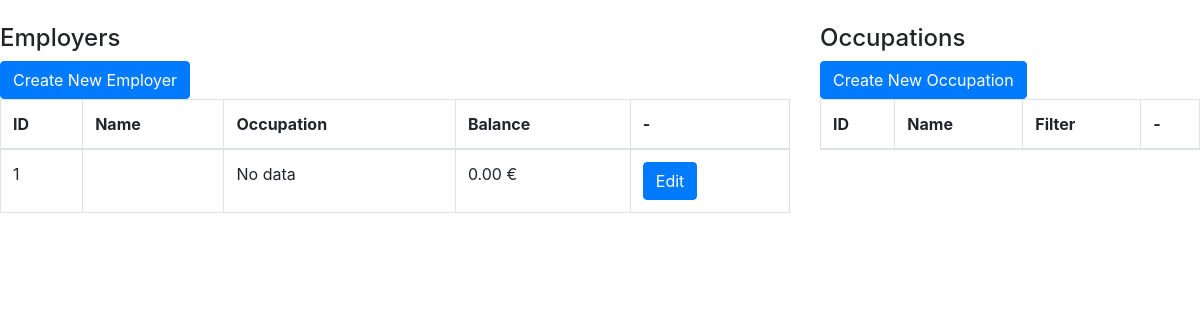
The app's page / (signed in) with its own data.
### payroll/models.py (models this page shows, shortened)
class Person(models.Model):
    active = models.BooleanField(default=True)
    timestamp = models.DateTimeField(auto_now_add=True)
    edited = models.DateTimeField(auto_now=True)
    title = models.CharField(max_length=64, unique=True)
    phone = models.CharField(max_length=10, blank=True)
    phone1 = models.CharField(max_length=10, blank=True)
    occupation = models.ForeignKey(Occupation, null=True, blank=True, verbose_name='Απασχόληση', on_delete=models.PROTECT)
    balance = models.DecimalField(max_digits=50, decimal_places=2, default=0)
    value_per_hour = models.DecimalField(max_digits=20, decimal_places=2, default=0)
    extra_per_hour = models.DecimalField(max_digits=20, decimal_places=2, default=0)
    monthly_salary = models.DecimalField(max_digits=20, decimal_places=2, default=0)
    objects = models.Manager()
    def tag_balance(self):
        return '%s %s' % (self.balance, CURRENCY)
    def tag_occupation(self):
        return f'{self.occupation.title}' if self.occupation else 'No data'
    def get_card_url(self):
        return reverse('person_card', kwargs={'pk': self.id})

### frontend/views.py (the view)
# urls.py: path('', HomepageView.as_view(), name='homepage'),
@method_decorator(staff_member_required, name='dispatch')
class HomepageView(TemplateView):
    template_name = 'homepage.html'
    def get_context_data(self, **kwargs):
        context = super().get_context_data(**kwargs)
        context["create_form"] = PersonForm()
        context['create_occup'] = OccupationForm()
        context['persons'] = Person.objects.all()
        context['occupations'] = Occupation.objects.all()
        return context

### frontend/templates/homepage.html (shortened to what this page needs)
{% extends 'index.html' %}
{% block content %}
    <div class="row">
        <div class="col-8">
            <br>
            <h4>Employers</h4>
            <button type="button" class="btn btn-primary" data-toggle="modal" data-target="#exampleModal">
                Create New Employer
            </button>
            <br>
            <table class="table table-bordered">
                <thead>
                    <tr>
                        <th>ID</th>
                        <th>Name</th>
                        <th>Occupation</th>
                        <th>Balance</th>
                        <th>-</th>
                    </tr>
                </thead>
                <tbody>
                    {% for person in persons %}
                        <tr>
                            <td>{{person.id }}</td>
                            <td>{{ person.name }}</td>
                            <td>{{ person.tag_occupation }}</td>
                            <td>{{ person.tag_balance }}</td>
                            <td><a href="{{ person.get_card_url }}" class="btn btn-primary">Edit </a> </td>
                        </tr>
                    {% endfor %}
                </tbody>
            </table>
        </div>
        <div class="col-4">
            <br>
            <h4>Occupations</h4>
            <button type="button" class="btn btn-primary" data-toggle="modal" data-target="#exampleOccup">
                Create New Occupation
            </button>
            <br>
            <table class="table table-bordered">
                <thead>
                    <tr>
                        <th>ID</th>
                        <th>Name</th>
                        <th>Filter</th>
                        <th>-</th>
                    </tr>
                </thead>
            </table>
        </div>
    </div>
{% endblock content %}

### records on screen
Person: id "1", tag_occupation "No data", tag_balance "0.00 €"
